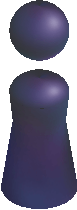
#> input picture character.png, 77 x 210 px
$ python -i new.py   (imports and definitions only)
#> lines starting #> are read from the running program, lines starting #| are printed output that depends on the picture
import os
import random
import time
import cv2

import numpy as np

# Environment Parameters
adb_path = 'D:/Phone/platform-tools/adb.exe'
screen_path = './jump_ss.png'
character_path = './character.png'
end_path = './end.png'


# [14 lines left out: functions shell, pullScreen, not called in this run]


def getDistance(pic):
    # get position of Next Center By openCV
#> called with pic = 'character.png'
    img = cv2.imread(pic)  # Read image from file
#> img is the input picture: shape (210, 77, 3); mean B, G, R 142, 120.1, 122.4

    # Get position of character
    cimg = cv2.imread(character_path)
    csize = cimg.shape[:2]
#> csize = (210, 77)
    res = cv2.matchTemplate(img, cimg, cv2.TM_SQDIFF)
#> res = [84]
    min_val, max_val, min_loc, max_loc = cv2.minMaxLoc(res)
#> min_val = 84; max_val = 84; min_loc = (0, 0); max_loc = (0, 0)
    cx = int(min_loc[0] + csize[1] / 2 + 3)
#> cx = 41
    cy = int(min_loc[1] + csize[0] - 10)
#> cy = 200

    # then
    img = cv2.GaussianBlur(img, (5, 5), 0)  # do GaussianBlur to decrease noise and extra boundary
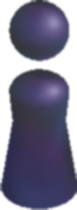
#> img: shape (210, 77, 3); mean B, G, R 141.8, 119.9, 122.2
    img_canny = cv2.Canny(img, 1, 10)  # Do canny
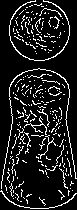
#> img_canny: shape (210, 77); 12.1% white in thin lines or dots

    # Avoid the influence of character itself
    for k in range(min_loc[1] - 10, min_loc[1] + 159):
        for b in range(min_loc[0] - 10, min_loc[0] + 80):
            img_canny[k][b] = 0
#> img_canny: shape (210, 77); 12% white in thin lines or dots

    # Get Top(Good)
    y_top = np.nonzero([max(x[:-200]) for x in img_canny[600:]])[0][0] + 600
    x_top = int(np.mean(np.nonzero(img_canny[y_top][:-200])))


    # with angle 30 deg
    dx = int(abs(x_top - cx))
    dy = int(dx * 0.5772)
    if cx < 550:
        x_c = cx + dx
    else:
        x_c = cx - dx
    y_c = cy - dy

    d_c = int((dx**2 + dy**2)**0.5)

    cv2.circle(img, (cx, cy), 10, (255, 0, 0), 3)
    cv2.circle(img, (x_c, y_c), 10, (255, 255, 0), 3)
    cv2.imwrite('new.png', img)

    return d_c


# [50 lines left out: functions oneJump, calcTime, loop, auto_play, not called in this run]


# [1 line not run here, left out]

#> (the run stopped early here; a loop or call above may not have finished)
